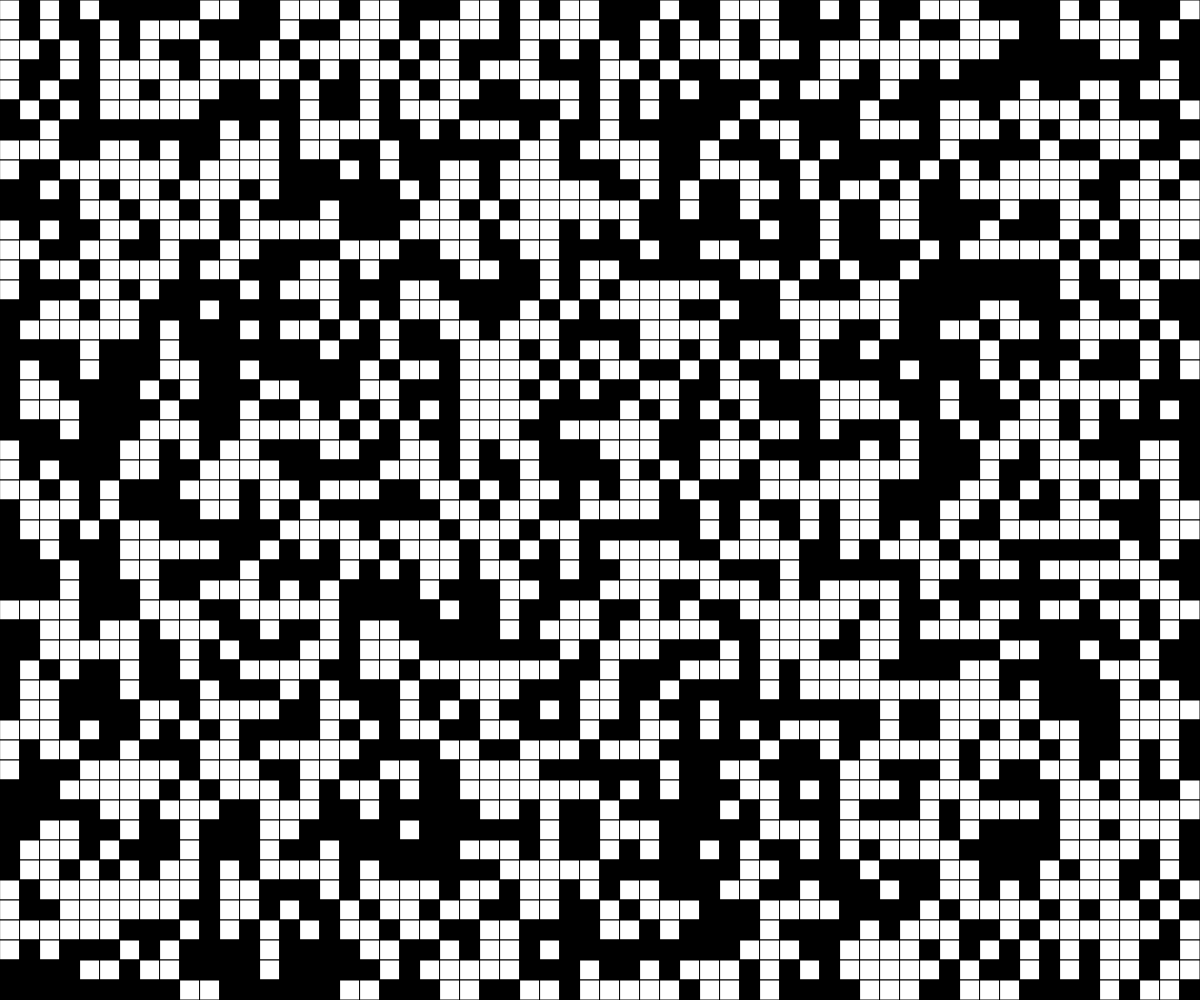
Frame 1 (no input)
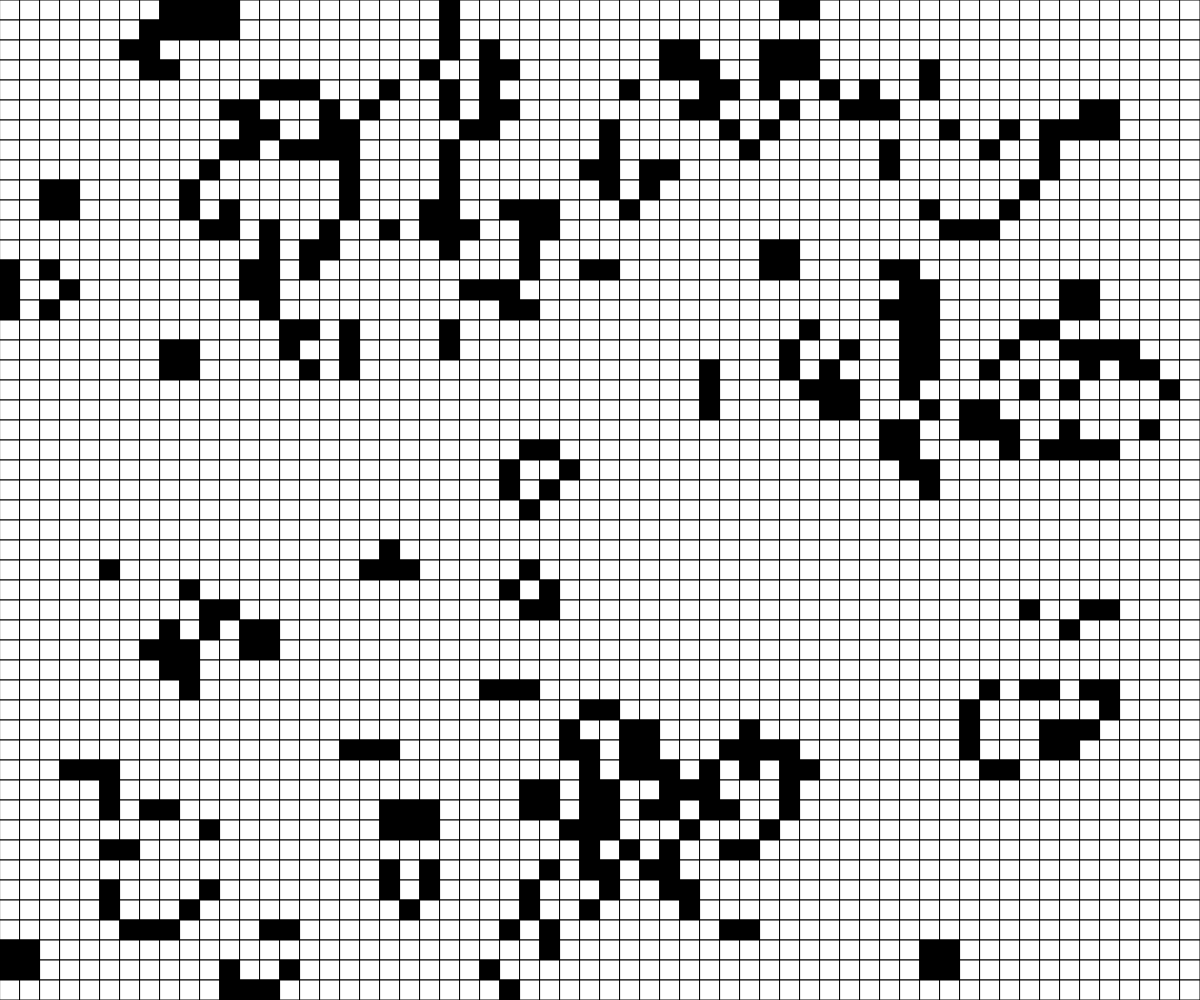
Frame 60 (no input)
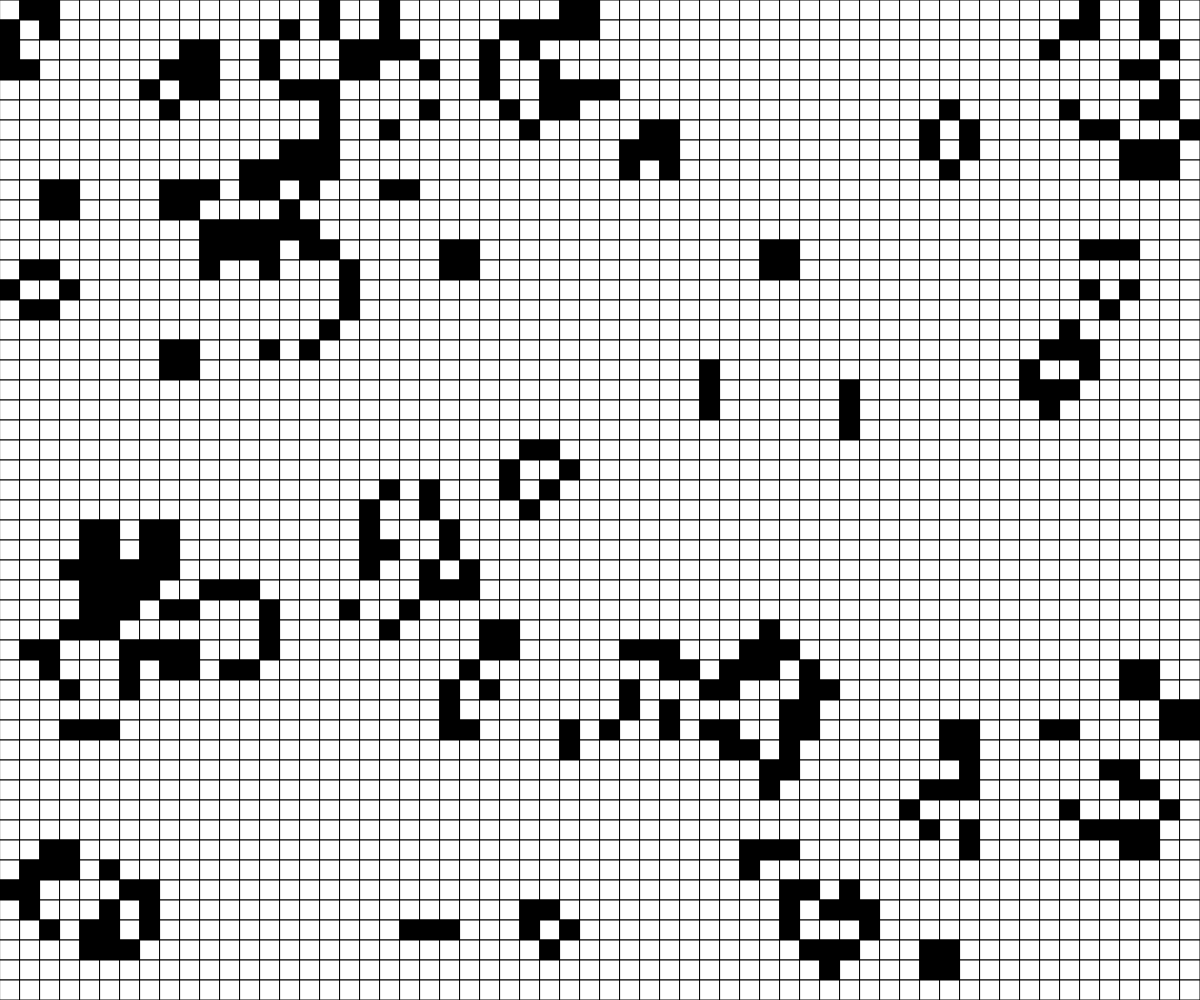
Frame 120 (the mouse pressed at the canvas centre since frame 60)

The p5.js sketch that drew these frames (run headless with seeded random() and noise() and a simulated clock; from frame 60 on, the mouse is pressed at the canvas centre):

// p5.js sketch
// ── sketch.js
// Game of Life

const CELL_SIZE = 20;
const RENDER_ON_FRAME = 2;
const LIVE_CELL = 1;
const DEAD_CELL = 0;


let autoPlayIsOn = true;
let grid;
let rows;
let cols;

function setup() {
  createCanvas(windowWidth, windowHeight);
  rows = Math.floor(height/CELL_SIZE);
  cols = Math.floor(width/CELL_SIZE);
  grid = generateRandomGrid(cols, rows);
}

function draw() {
  background(220);

  if(autoPlayIsOn && frameCount % RENDER_ON_FRAME === 0) {
    grid = updateGrid();

  }
  displayGrid();
}

function mousePressed() {
  let x = Math.floor(mouseX/CELL_SIZE);
  let y = Math.floor(mouseY/CELL_SIZE);

  //self
  toggleCell(x, y);
}

function keyPressed() {
  if (key === "r") {
    grid = generateRandomGrid(cols, rows);
  }
  if (key === "e") {
    grid = generateEmptyGrid(cols, rows);
  }
  if (key === "a"){
    autoPlayIsOn = !autoPlayIsOn;
  }
  if (key === " "){
    grid = updateGrid();
  }
}

function updateGrid() {
  let nextTurn = generateEmptyGrid(cols, rows);

  //look at every cell
  for (let y = 0; y < rows; y++) {
    for (let x = 0; x < cols; x++) {
      let neighbours = 0;

      for (let i = -1; i <= 1; i++) {
        for (let j = -1; j <= 1; j++) {
          //don't fall off edge of grid when counting neighbours
          if (x+j >= 0 && x+j < cols && y+i >= 0 && y+i < rows) {
            neighbours += grid[y+i][x+j];
          }
        }
      }

      //don't count self as neighbour
      neighbours -= grid[y][x];

      //apply the rules
      if (grid[y][x] === LIVE_CELL) {
        //currently alive
        if (neighbours === 2 || neighbours === 3) {
          nextTurn[y][x] = LIVE_CELL;
        }
        else {
          nextTurn[y][x] = DEAD_CELL;
        }
      }

      if (grid[y][x] === DEAD_CELL) {
        //currently dead
        if (neighbours === 3) {
          nextTurn[y][x] = LIVE_CELL;
        }
        else {
          nextTurn[y][x] = DEAD_CELL;
        }
      }
    }
  }
  return nextTurn;
}

function toggleCell(x, y) {
  //make sure the cell actually exists
  if (x >= 0 && x < cols && y >= 0 && y < rows) {
    if (grid[y][x] === LIVE_CELL) {
      grid[y][x] = 0;
    }
    else if (grid[y][x] === DEAD_CELL) {
      grid[y][x] = 1;
    }
  }
}

function displayGrid() {
  for (let y = 0; y < rows; y++) {
    for (let x = 0; x < cols; x++) {
      if (grid[y][x] === DEAD_CELL) {
        fill("white");
      }
      if (grid[y][x] === LIVE_CELL) {
        fill("black");
      }
      square(x * CELL_SIZE, y * CELL_SIZE, CELL_SIZE);
    }
  }
}

function generateRandomGrid(cols, rows) {
  let newGrid = [];
  for (let y = 0; y < rows; y++) {
    newGrid.push([]);
    for (let x = 0; x < cols; x++) {
      if (random(100) < 50) {
        newGrid[y].push(LIVE_CELL);
      }
      else {
        newGrid[y].push(DEAD_CELL);
      }
    }
  }
  return newGrid;
}

function generateEmptyGrid(cols, rows) {
  let newGrid = [];
  for (let y = 0; y < rows; y++) {
    newGrid.push([]);
    for (let x = 0; x < cols; x++) {
      newGrid[y].push(DEAD_CELL);
    }
    }
    return newGrid;
}
